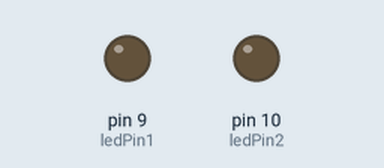
This sketch was run on a simulated Arduino Uno, built with avr-gcc and run on an emulated ATmega328P. On the bench: output pins drawn as LEDs (lit = HIGH).

Above: at 0.05 s.
At 1.2 s:
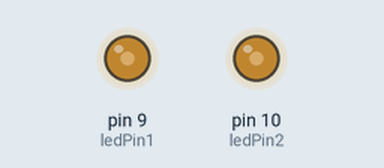
At 2.35 s:
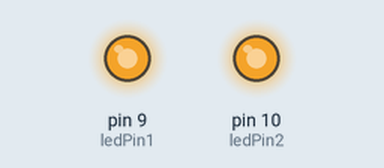
At 4.7 s:
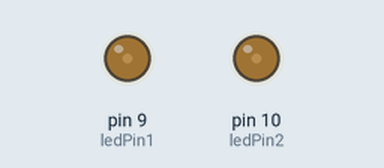
Timing chart, 0 to 6.8 s (numbered marks = the images above):
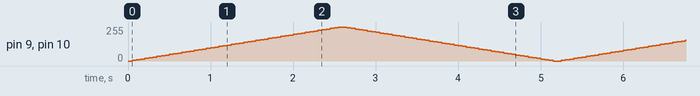

The sketch:

fade_LED.ino
```cpp
int ledPin1 = 9;
int ledPin2 = 10;

void setup() {

}

void loop() {
  for(int fadeValue = 0; fadeValue <=255; fadeValue +=5) {
    analogWrite(ledPin1, fadeValue);
    analogWrite(ledPin2, fadeValue);
    delay(50);
  }
  for(int fadeValue = 255; fadeValue >= 0; fadeValue -=5) {
    analogWrite(ledPin1, fadeValue);
    analogWrite(ledPin2, fadeValue);
    delay(50);
  }
}
```
